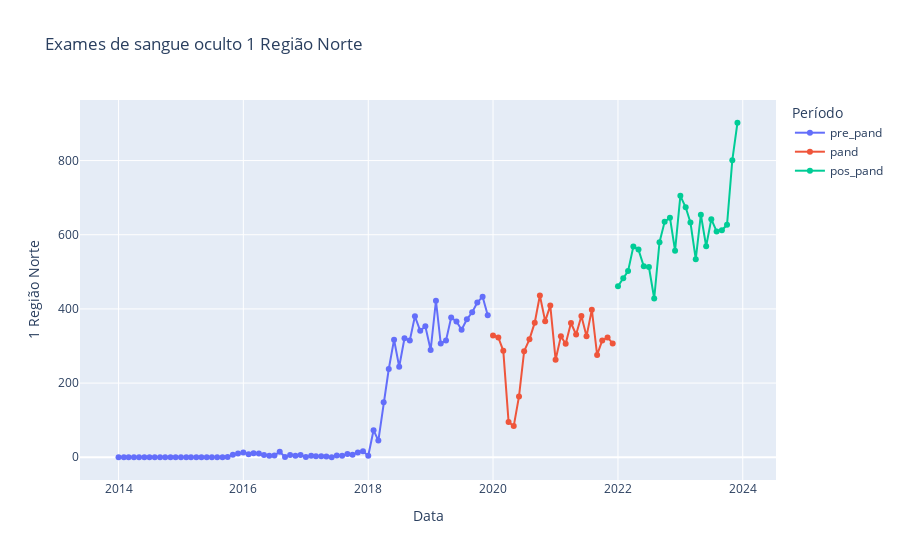
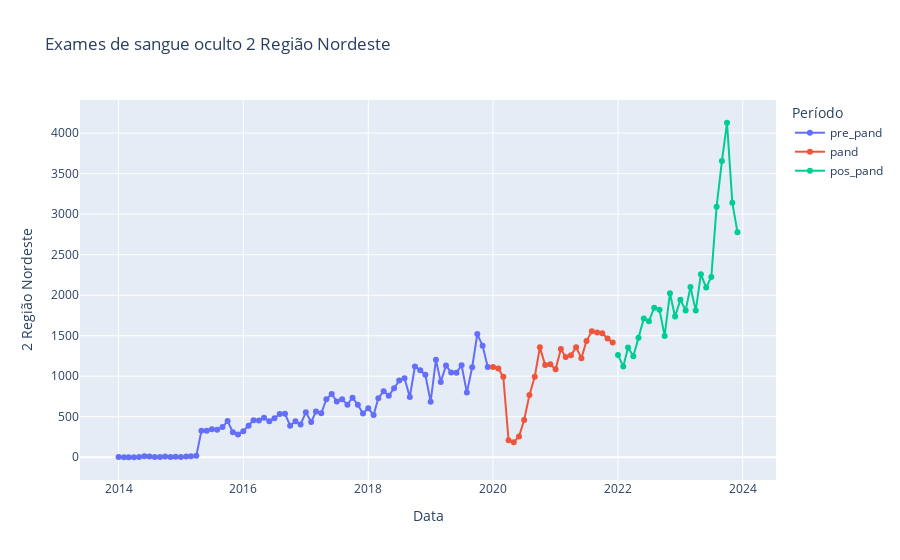
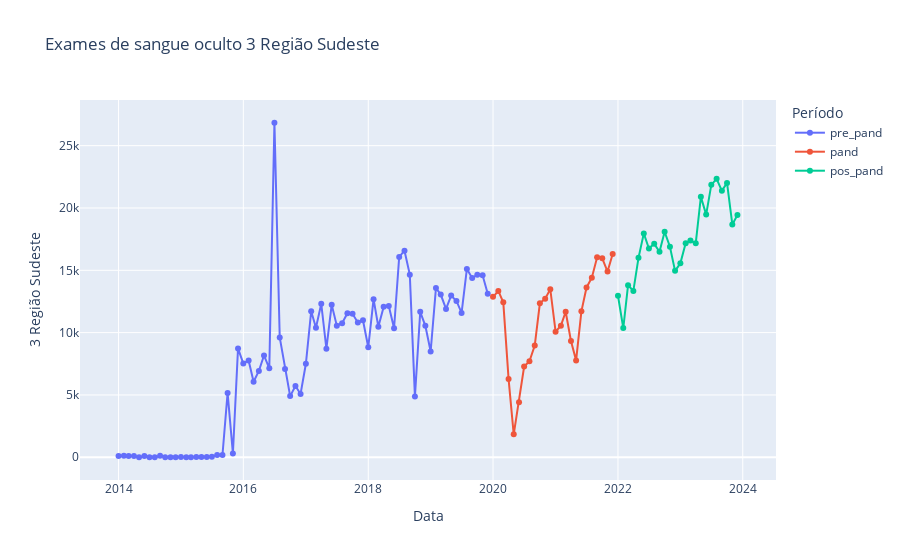
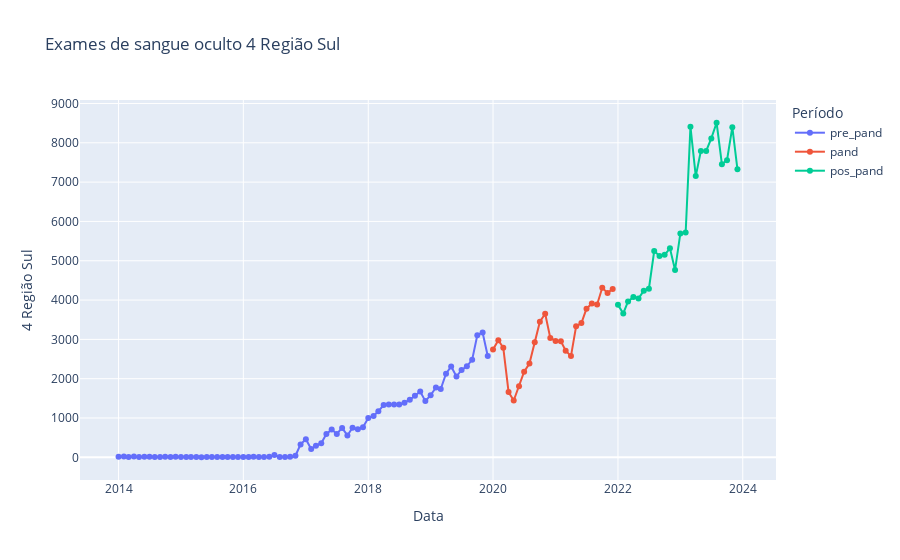

Notebook code cell kept with these figures, in order:
### Code cell
regioes = list(df.columns[4:10])
for regiao in regioes:
    fig = px.line(df, x='Data', y=regiao, color='Período', markers=True, title=f"Exames de sangue oculto {regiao}")
    fig.show()
